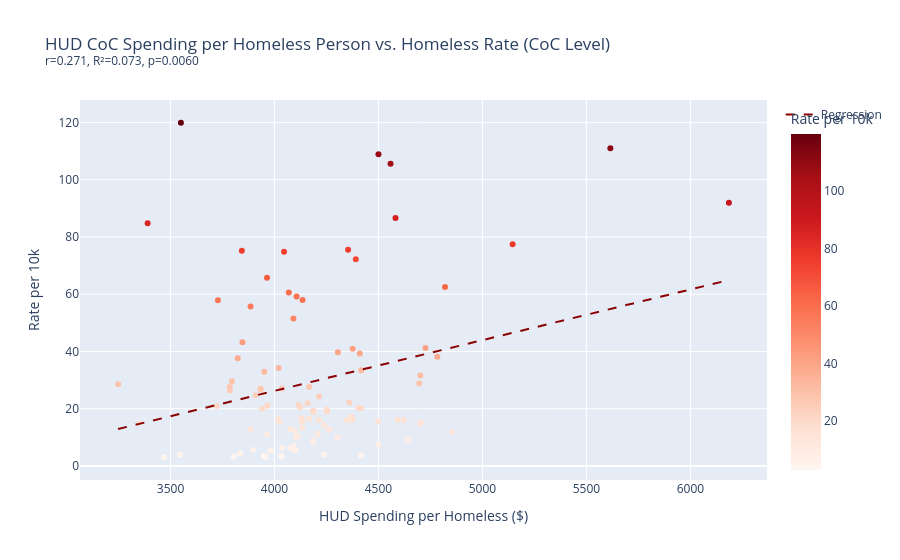

Notebook code cell kept with this figure:
### Code cell
slope, intercept, r, p, se = stats.linregress(df['spending_per_homeless'], df['homeless_rate_per_10k'])
r2 = r ** 2
print(f'Spending/homeless vs rate: r={r:.3f}, R²={r2:.3f}, p={p:.4f}')

x_range = [df['spending_per_homeless'].min(), df['spending_per_homeless'].max()]
y_range = [slope * x + intercept for x in x_range]

fig = px.scatter(
    df, x='spending_per_homeless', y='homeless_rate_per_10k',
    color='homeless_rate_per_10k', color_continuous_scale='Reds',
    hover_name='coc_name',
    title=f'HUD CoC Spending per Homeless Person vs. Homeless Rate (CoC Level)<br><sup>r={r:.3f}, R²={r2:.3f}, p={p:.4f}</sup>',
    labels={'spending_per_homeless': 'HUD Spending per Homeless ($)', 'homeless_rate_per_10k': 'Rate per 10k'},
)
fig.add_trace(go.Scatter(x=x_range, y=y_range, mode='lines', name='Regression', line=dict(color='darkred', dash='dash')))
fig.show()

### Figure 1 — Plotly figure (JSON) as saved in the notebook; plotly's stock layout.template omitted (floating-point values rounded to 4 significant figures)
{"data": [{"hovertemplate": "<b>%{hovertext}</b><br><br>HUD Spending per Homeless ($)=%{x}<br>Rate per 10k=%{marker.color}<extra></extra>", "hovertext": ["Los Angeles City & County CoC", "San Diego City & County CoC", "Sacramento City & County CoC", "Oakland, Berkeley/Alameda County CoC", "San Francisco CoC", "Sacramento City & County CoC", "Fresno City & County CoC", "Pasadena CoC", "Humboldt County CoC", "Contra Costa County CoC", "Yolo County CoC", "Long Beach CoC", "Glendale CoC", "San Jose/Santa Clara City & County CoC", "Riverside City & County CoC", "New York City CoC", "Syracuse, Auburn/Onondaga, Oswego Counties CoC", "Nassau, Suffolk Counties CoC", "Rockland County CoC", "Schenectady City & County CoC", "Seattle/King County CoC", "Washington Balance of State CoC", "Spokane City & County CoC", "Tacoma/Lakewood/Pierce County CoC", "Portland/Multnomah County CoC", "Oregon Balance of State CoC", "Medford/Ashland/Jackson County CoC", "Houston/Harris County CoC", "Dallas City & County CoC", "Fort Worth/Arlington/Tarrant County CoC", "Austin/Travis County CoC", "Waco/McLennan County CoC", "Sarasota/Bradenton/Manatee, Sarasota Counties CoC", "Tampa/Hillsborough County CoC", "Orlando/Orange, Osceola, Seminole Counties CoC", "Pasco County CoC", "Miami/Dade County CoC", "Metropolitan Denver CoC", "Colorado Balance of State CoC", "Colorado Springs/El Paso County CoC", "Boston CoC", "Massachusetts Balance of State CoC", "Lynn CoC", "Phoenix/Mesa/Maricopa County CoC", "Arizona Balance of State CoC", "Tucson/Pima County CoC", "Chicago CoC", "Illinois Balance of State CoC", "DuPage County CoC", "Minneapolis/Hennepin County CoC", "Saint Paul/Ramsey County CoC", "Rochester/Southeast Minnesota CoC", "Philadelphia CoC", "Pittsburgh/Allegheny County CoC", "Pennsylvania Balance of State CoC", "Atlanta CoC", "Georgia Balance of State CoC", "Las Vegas/Clark County CoC", "Reno/Sparks/Washoe County CoC", "Detroit CoC", "Dearborn/Dearborn Heights/Westland/Wayne County CoC", "Flint/Genesee County CoC", "Cincinnati/Hamilton County CoC", "Toledo/Lucas County CoC", "Columbus/Franklin County CoC", "Youngstown/Mahoning County CoC", "Cleveland/Cuyahoga County CoC", "Baltimore CoC", "Maryland Balance of State CoC", "Roanoke City & County/Salem CoC", "Newport News/Hampton/Virginia Beach CoC", "Arlington County CoC", "Virginia Balance of State CoC", "Raleigh/Wake County CoC", "Charlotte/Mecklenburg County CoC", "Durham County CoC", "North Carolina Balance of State CoC", "Hawaii Balance of State CoC", "Honolulu CoC", "Indianapolis CoC", "Indiana Balance of State CoC", "Nashville/Davidson County CoC", "Memphis/Shelby County CoC", "Tennessee Balance of State CoC", "St. Louis City CoC", "St. Louis County CoC", "Kansas City CoC", "Lafayette/Acadiana CoC", "New Orleans/Jefferson Parish CoC", "Monroe/Northeast Louisiana CoC", "Wisconsin Balance of State CoC", "Racine City & County CoC", "Albuquerque CoC", "New Mexico Balance of State CoC", "Oklahoma City CoC", "Tulsa City & County CoC", "Louisville/Jefferson County CoC", "Kentucky Balance of State CoC", "Columbia/Midlands CoC", "Greenville/Anderson/Spartanburg CoC", "Maine Balance of State CoC", "Bangor/Penobscot County CoC"], "legendgroup": "", "marker": {"color": [75.21, 28.83, 59.17, 57.94, 91.94, 84.78, 28.55, 74.84, 119.9, 20.96, 37.61, 55.7, 24.73, 51.51, 15.04, 105.6, 29.6, 12.9, 15.43, 57.88, 62.52, 9.84, 34.26, 21.37, 77.47, 16.41, 65.72, 10.02, 16.11, 7.49, 14.26, 16.49, 13.46, 12.21, 7.03, 10.39, 12.78, 86.62, 5.61, 21.06, 111.0, 16.1, 75.5, 20.36, 6.38, 20.5, 11.92, 3.95, 5.5, 38.17, 33.47, 32.93, 31.58, 11.31, 3.18, 72.22, 3.06, 27.63, 21.93, 15.14, 3.64, 19.96, 14.86, 18.85, 16.12, 27.62, 16.08, 41.18, 4.15, 20.24, 9.08, 17.26, 3.5, 9.16, 15.54, 22.21, 3.32, 108.9, 43.22, 19.01, 3.47, 39.28, 19.73, 3.34, 40.92, 8.09, 24.29, 26.41, 39.75, 26.7, 4.41, 27.06, 27.06, 6.19, 15.51, 12.85, 15.94, 5.44, 19.51, 11.0, 16.7, 60.62], "coloraxis": "coloraxis", "symbol": "circle"}, "mode": "markers", "name": "", "orientation": "v", "showlegend": false, "type": "scatter", "x": [3843.0, 4696.0, 4106.0, 4135.0, 6185.0, 3390.0, 3248.0, 4046.0, 3550.0, 3723.0, 3823.0, 3885.0, 3909.0, 4091.0, 3349.0, 4558.0, 3795.0, 3885.0, 4023.0, 3728.0, 4820.0, 4105.0, 4020.0, 4116.0, 5145.0, 4018.0, 3964.0, 4303.0, 4347.0, 4499.0, 4239.0, 4167.0, 4134.0, 4097.0, 4091.0, 4110.0, 4263.0, 4582.0, 3897.0, 3966.0, 5615.0, 4622.0, 4354.0, 4404.0, 4035.0, 4124.0, 4854.0, 3545.0, 4102.0, 4783.0, 4417.0, 3951.0, 4701.0, 4209.0, 3958.0, 4391.0, 3468.0, 4167.0, 4159.0, 4708.0, 4416.0, 3941.0, 4700.0, 4187.0, 4592.0, 3785.0, 4376.0, 4726.0, 4239.0, 4416.0, 4187.0, 4369.0, 3948.0, 4642.0, 4498.0, 4360.0, 3804.0, 4500.0, 3846.0, 4253.0, 4031.0, 4410.0, 4253.0, 4035.0, 4376.0, 4187.0, 4214.0, 3785.0, 4305.0, 3933.0, 3835.0, 3933.0, 4035.0, 4077.0, 4133.0, 4077.0, 4214.0, 3982.0, 4187.0, 3965.0, 4130.0, 4069.0], "xaxis": "x", "y": [75.21, 28.83, 59.17, 57.94, 91.94, 84.78, 28.55, 74.84, 119.9, 20.96, 37.61, 55.7, 24.73, 51.51, 15.04, 105.6, 29.6, 12.9, 15.43, 57.88, 62.52, 9.84, 34.26, 21.37, 77.47, 16.41, 65.72, 10.02, 16.11, 7.49, 14.26, 16.49, 13.46, 12.21, 7.03, 10.39, 12.78, 86.62, 5.61, 21.06, 111.0, 16.1, 75.5, 20.36, 6.38, 20.5, 11.92, 3.95, 5.5, 38.17, 33.47, 32.93, 31.58, 11.31, 3.18, 72.22, 3.06, 27.63, 21.93, 15.14, 3.64, 19.96, 14.86, 18.85, 16.12, 27.62, 16.08, 41.18, 4.15, 20.24, 9.08, 17.26, 3.5, 9.16, 15.54, 22.21, 3.32, 108.9, 43.22, 19.01, 3.47, 39.28, 19.73, 3.34, 40.92, 8.09, 24.29, 26.41, 39.75, 26.7, 4.41, 27.06, 27.06, 6.19, 15.51, 12.85, 15.94, 5.44, 19.51, 11.0, 16.7, 60.62], "yaxis": "y"}, {"line": {"color": "darkred", "dash": "dash"}, "mode": "lines", "name": "Regression", "type": "scatter", "x": [3248.0, 6185.0], "y": [12.92, 64.94]}], "layout": {"coloraxis": {"colorbar": {"title": {"text": "Rate per 10k"}}, "colorscale": [[0.0, "rgb(255,245,240)"], [0.125, "rgb(254,224,210)"], [0.25, "rgb(252,187,161)"], [0.375, "rgb(252,146,114)"], [0.5, "rgb(251,106,74)"], [0.625, "rgb(239,59,44)"], [0.75, "rgb(203,24,29)"], [0.875, "rgb(165,15,21)"], [1.0, "rgb(103,0,13)"]]}, "legend": {"tracegroupgap": 0}, "title": {"text": "HUD CoC Spending per Homeless Person vs. Homeless Rate (CoC Level)<br><sup>r=0.271, R²=0.073, p=0.0060</sup>"}, "xaxis": {"anchor": "y", "domain": [0.0, 1.0], "title": {"text": "HUD Spending per Homeless ($)"}}, "yaxis": {"anchor": "x", "domain": [0.0, 1.0], "title": {"text": "Rate per 10k"}}}}
